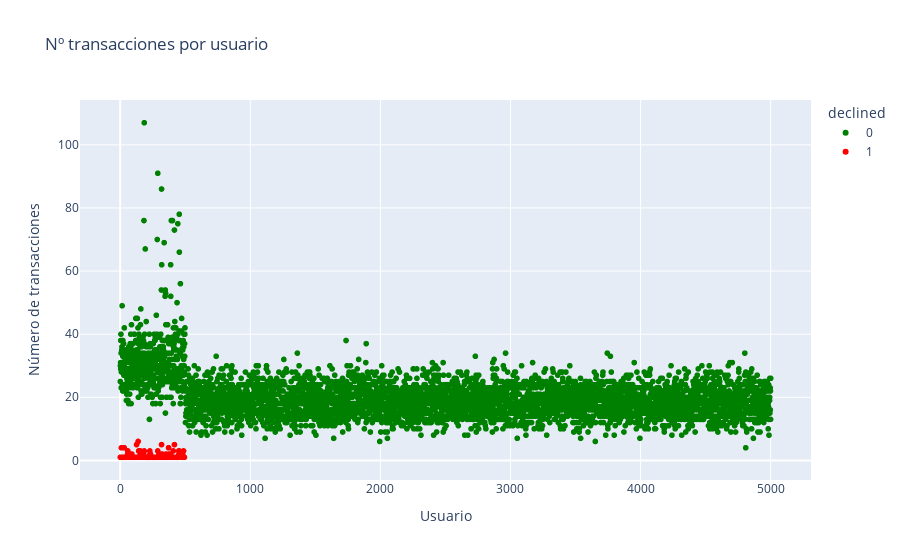

Notebook code for this chart:
### Markdown cell above
#### 6.- Tres variables combinadas.

### Code cell
# TRES VARIABLES COMBINADAS:
# tabla: df_tabla_transactions
# categoricas: user_id y declined
# numerica: nº de transacciones

# print("******* Tabla: df_tabla_products ******")
# display(df_tabla_transactions.head(5))
# display(df_tabla_transactions.info())

df_temp=(df_tabla_transactions.groupby(["user_id", "declined"])[["id"]].count().round(2).reset_index())

df_temp["declined"] = df_temp["declined"].astype("object")
df_temp["user_id"] = df_temp["user_id"].astype(int)
df_temp.rename(columns={"id":"Nº_transacciones"}, inplace=True)


fig = px.scatter(df_temp, 
                x="user_id",
                y="Nº_transacciones", 
                color="declined", 
                title="Nº transacciones por usuario",
                color_discrete_map={ 0: "green", 1: "red"}             
                )
fig.update_xaxes(title="Usuario")
fig.update_yaxes(title="Número de transacciones")

fig.show()

### Figure 1 — Plotly figure (JSON) as saved in the notebook; plotly's stock layout.template omitted (floating-point values rounded to 4 significant figures; data arrays with more than 128 entries replaced by an {"elided": "..."} marker saying what was removed)
{"data": [{"hovertemplate": "declined=0<br>user_id=%{x}<br>Nº_transacciones=%{y}<extra></extra>", "legendgroup": "0", "marker": {"color": "green", "symbol": "circle"}, "mode": "markers", "name": "0", "showlegend": true, "type": "scattergl", "x": {"elided": "5000 int values"}, "xaxis": "x", "y": {"elided": "5000 int values"}, "yaxis": "y"}, {"hovertemplate": "declined=1<br>user_id=%{x}<br>Nº_transacciones=%{y}<extra></extra>", "legendgroup": "1", "marker": {"color": "red", "symbol": "circle"}, "mode": "markers", "name": "1", "showlegend": true, "type": "scattergl", "x": {"elided": "166 int values"}, "xaxis": "x", "y": {"elided": "166 int values"}, "yaxis": "y"}], "layout": {"legend": {"title": {"text": "declined"}, "tracegroupgap": 0}, "title": {"text": "Nº transacciones por usuario"}, "xaxis": {"anchor": "y", "domain": [0, 1], "title": {"text": "Usuario"}}, "yaxis": {"anchor": "x", "domain": [0, 1], "title": {"text": "Número de transacciones"}}}}
